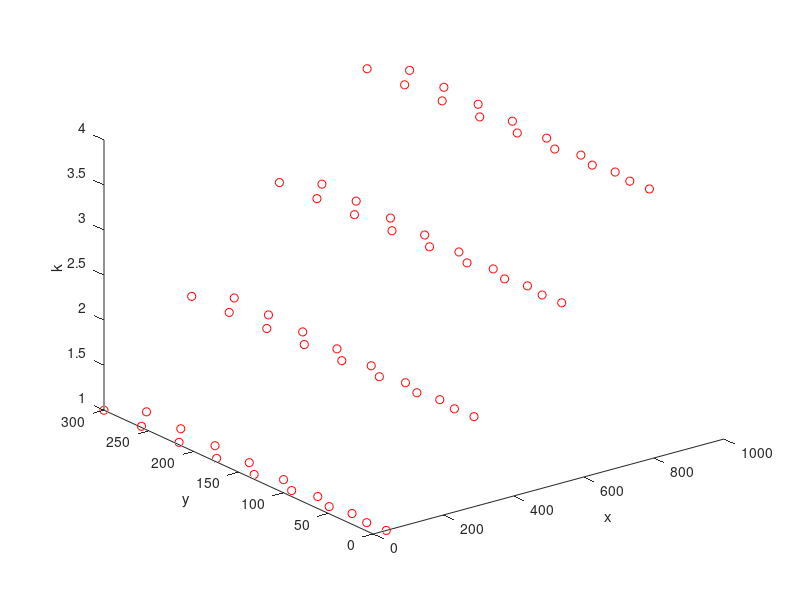

Reproduce this figure in MATLAB.
global probemaps

probemaps = struct();

%% L1
v = 50;
h = 0;
nchan = 32;

xcoords = ones(nchan,1)*h;
ycoords = [0:nchan-1]'*v;
kcoords = ones(nchan,1);
probemaps.L1.xcoords = xcoords;
probemaps.L1.ycoords = ycoords;
probemaps.L1.kcoords = kcoords;

%% L3
v = 100;
h = 0;
nchan = 32;

xcoords = ones(nchan,1)*h;
ycoords = [0:nchan-1]'*v;
kcoords = ones(nchan,1);
probemaps.L3.xcoords = xcoords;
probemaps.L3.ycoords = ycoords;
probemaps.L3.kcoords = kcoords;

%% L5
v = 100;
h = 0;
nchan = 32;

xcoords = ones(nchan,1)*h;
ycoords = [0:nchan-1]'*v;
kcoords = ones(nchan,1);
probemaps.L5.xcoords = xcoords;
probemaps.L5.ycoords = ycoords;
probemaps.L5.kcoords = kcoords;

%% P1
v = 25;
h = 18;
nchan = 32;

xcoords([1 2:3:nchan]) = h;
xcoords(3:3:nchan) = 0;
xcoords(4:3:nchan) = 2*h;

idx = [1 2:3:nchan];
ycoords(idx) = (0:length(idx)-1)*25;
idx = 3:3:nchan;
ycoords(idx) = (0:length(idx)-1)*25+40;
idx = 4:3:nchan;
ycoords(4:3:nchan) = (0:length(idx)-1)*25+40;
kcoords = ones(nchan,1);

probemaps.P1.xcoords = xcoords;
probemaps.P1.ycoords = ycoords;
probemaps.P1.kcoords = kcoords;

%% P2
v = 25;
h = 50;
nchan = 32;


xcoords = ones(nchan,1)*h;
xcoords(2:2:length(xcoords)) = 0;
ycoords = [0:nchan-1]'*v;
kcoords = ones(nchan,1);
probemaps.P2.xcoords = xcoords;
probemaps.P2.ycoords = ycoords;
probemaps.P2.kcoords = kcoords;

%% P4
v = 23;
h = 30;
nchan = 64;

xcoords = ones(nchan,1)*h;
xcoords(2:2:length(xcoords)) = 0;
ycoords = [0:nchan-1]'*v;
kcoords = ones(nchan,1);
probemaps.P4.xcoords = xcoords;
probemaps.P4.ycoords = ycoords;
probemaps.P4.kcoords = kcoords;

%% P4half
v = 23;
h = 30;
nchan = 32;

xcoords = ones(nchan,1)*h;
xcoords(2:2:length(xcoords)) = 0;
ycoords = [0:nchan-1]'*v;
kcoords = ones(nchan,1);
probemaps.P4half.xcoords = xcoords;
probemaps.P4half.ycoords = ycoords;
probemaps.P4half.kcoords = kcoords;


%% P7
v = 25;
h = 43;
nchan = 32;

xcoords = ones(nchan,1)*h;
xcoords(2:2:length(xcoords)) = 0;
ycoords = [0:nchan-1]'*v;
kcoords = ones(nchan,1);
probemaps.P7.xcoords = xcoords;
probemaps.P7.ycoords = ycoords;
probemaps.P7.kcoords = kcoords;

%% P9
v = 23;
h = 30;
nchan = 64;

xcoords = ones(nchan,1)*h;
xcoords(2:2:length(xcoords)) = 0;
ycoords = [0:nchan-1]'*v;
kcoords = ones(nchan,1);

kcoords = [kcoords ; kcoords*2];
xcoords = [xcoords ; xcoords+200];
ycoords = [ycoords ; ycoords];

probemaps.P9.xcoords = xcoords;
probemaps.P9.ycoords = ycoords;
probemaps.P9.kcoords = kcoords;

%% M5
v = 200;
h = 200;
nchan = 64;
shanks = 8;

xcoords = [];
kcoords = [];
for c=1:shanks
    xcoords = cat(1,xcoords,ones(nchan/shanks,1)*h*(c-1));
    kcoords = cat(1,kcoords,c*ones(nchan/shanks,1));
end
ycoords = repmat([0:(nchan/shanks-1)]*v,1,shanks)';
probemaps.M5.xcoords = xcoords;
probemaps.M5.ycoords = ycoords;
probemaps.M5.kcoords = kcoords;

%% M11
v = 0;
h = 50;
nchan = 16;

xcoords = (0:nchan-1)*h;
ycoords = [0:nchan-1]'*v;
kcoords = ones(nchan,1);
probemaps.M11.xcoords = xcoords;
probemaps.M11.ycoords = ycoords;
probemaps.M11.kcoords = kcoords;

%% M12
probemaps.M12 = probemaps.M11;

%% M8
probemaps.M8 = probemaps.M11;

%% B8
v = 23;
h = 200;
nchan = 64;
shanks = 4;

xcoords = [];
kcoords = [];
for c=1:shanks
    tmp = ones(nchan/shanks,1)*h*(c-1)-17/2;
    tmp(2:2:length(tmp)) = tmp(2:2:length(tmp))+17;
    xcoords = cat(1,xcoords,tmp);
    %xcoords = cat(1,xcoords,ones(nchan/shanks,1)*h*(c-1));
    kcoords = cat(1,kcoords,c*ones(nchan/shanks,1));
end
ycoords = repmat([0:(nchan/shanks-1)]*v,1,shanks)';
probemaps.B8.xcoords = xcoords;
probemaps.B8.ycoords = ycoords;
probemaps.B8.kcoords = kcoords;

%% Buzsaki32
v = 40;
h = 40;
shankspacing = 200;
nchan = 32;
shanks = 4;

xcoords = [];
kcoords = [];
for c=1:shanks   
    tmp = nan(nchan/shanks,1); 
    tmp([1:2:nchan/shanks])=0;
    tmp([2:2:nchan/shanks])=40;    
    xcoords = cat(1,xcoords,tmp+(c-1)*shankspacing);    
    kcoords = cat(1,kcoords,c*ones(nchan/shanks,1));
end
ycoords = repmat([0:(nchan/shanks-1)]*v,1,shanks)';
probemaps.Buzsaki32.xcoords = xcoords;
probemaps.Buzsaki32.ycoords = ycoords;
probemaps.Buzsaki32.kcoords = kcoords;

%% Edge32
v = 100;
h = 0;
nchan = 32;

xcoords = ones(nchan,1)*h;
xcoords(2:2:length(xcoords)) = 0;
ycoords = [0:nchan-1]'*v;
kcoords = ones(nchan,1);
probemaps.Edge32.xcoords = xcoords;
probemaps.Edge32.ycoords = ycoords;
probemaps.Edge32.kcoords = kcoords;

%% Linear16
v = 100;
h = 0;
nchan = 16;

xcoords = ones(nchan,1)*h;
xcoords(2:2:length(xcoords)) = 0;
ycoords = [0:nchan-1]'*v;
kcoords = ones(nchan,1);
probemaps.Linear16.xcoords = xcoords;
probemaps.Linear16.ycoords = ycoords;
probemaps.Linear16.kcoords = kcoords;

%% S1
v = 200;
h = 200;
nchan = 128;
shanks = 16;

xcoords = [];
kcoords = [];
for c=1:shanks    
    kcoords = cat(1,kcoords,c*ones(nchan/shanks,1));
end

for c=1:4
    xcoords = cat(1,xcoords,ones(nchan/shanks,1)*h*(c-1));
end
xcoords = repmat(xcoords,4,1);

ycoords = repmat([0:(nchan/shanks-1)]*v,1,shanks)';
probemaps.S1.xcoords = xcoords;
probemaps.S1.ycoords = ycoords;
probemaps.S1.kcoords = kcoords;

%% CM1 (A4x8-10mm-200-400)
v = 200;
h = 400;
nchan = 32;
shanks = 4;

xcoords = [];
kcoords = [];
for c=1:shanks
xcoords = cat(1,xcoords,ones(nchan/shanks,1)*h*(c-1));
kcoords = cat(1,kcoords,c*ones(nchan/shanks,1));
end
ycoords = repmat([0:(nchan/shanks-1)]*v,1,shanks)';
probemaps.CM1.xcoords = xcoords;
probemaps.CM1.ycoords = ycoords;
probemaps.CM1.kcoords = kcoords;

%% CNE4 (cambridge neurotech e series with 4 shanks)
nchan = 16; % per shank
shanks = 4;
v = 20;
h = linspace(0,70,nchan)'; mid = length(h)/2;
xcoords = [h(1:mid),flipud(h(mid+1:end))];
xcoords=xcoords';xcoords = xcoords(:)
xcoords = [xcoords; xcoords+250; xcoords+500; xcoords+750];
ycoords = repmat(flipud([0:v:v*(nchan-1)]'),4,1);
kcoords = [ones(nchan,1); 2*ones(nchan,1); 3*ones(nchan,1); 4*ones(nchan,1)];
probemaps.CNE4.xcoords = xcoords;
probemaps.CNE4.ycoords = ycoords;
probemaps.CNE4.kcoords = kcoords;
plot3(probemaps.CNE4.xcoords,probemaps.CNE4.ycoords,probemaps.CNE4.kcoords,'or');
xlabel('x');ylabel('y');zlabel('k');
